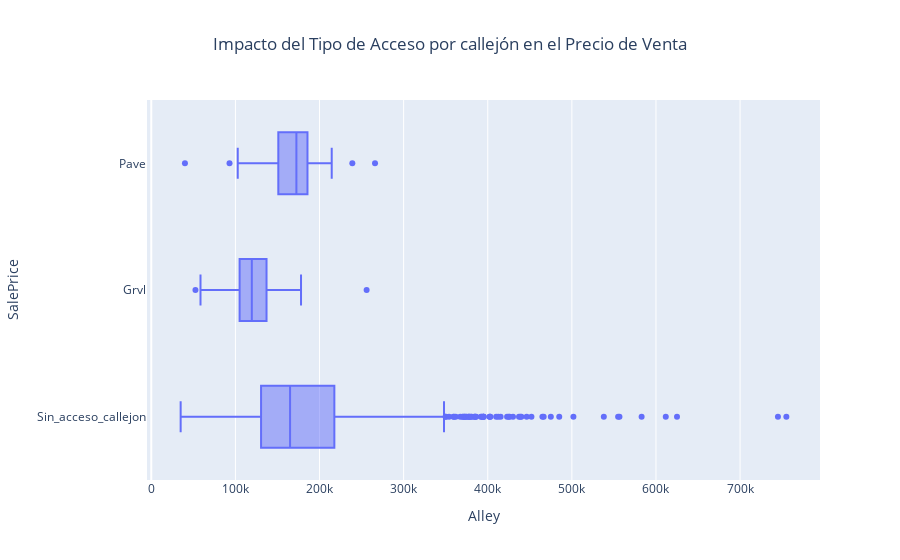

Notebook cell for this chart:
### Code cell
distribucion_target_con_variable(df, 'SalePrice', 'Alley', title='Impacto del Tipo de Acceso por callejón en el Precio de Venta')

### Figure 1 — Plotly figure (JSON) as saved in the notebook; plotly's stock layout.template omitted (floating-point values rounded to 4 significant figures; data arrays with more than 128 entries replaced by an {"elided": "..."} marker saying what was removed)
{"data": [{"alignmentgroup": "True", "hovertemplate": "SalePrice=%{x}<br>Alley=%{y}<extra></extra>", "legendgroup": "", "marker": {"color": "#636efa"}, "name": "", "notched": false, "offsetgroup": "", "orientation": "h", "showlegend": false, "type": "box", "x": {"elided": "2919 int values"}, "x0": " ", "xaxis": "x", "y": {"elided": "2919 str values"}, "y0": " ", "yaxis": "y"}], "layout": {"boxmode": "group", "legend": {"tracegroupgap": 0}, "title": {"text": "Impacto del Tipo de Acceso por callejón en el Precio de Venta", "x": 0.5}, "xaxis": {"anchor": "y", "categoryorder": "total descending", "domain": [0, 1], "title": {"text": "Alley"}}, "yaxis": {"anchor": "x", "domain": [0, 1], "title": {"text": "SalePrice"}}}}
